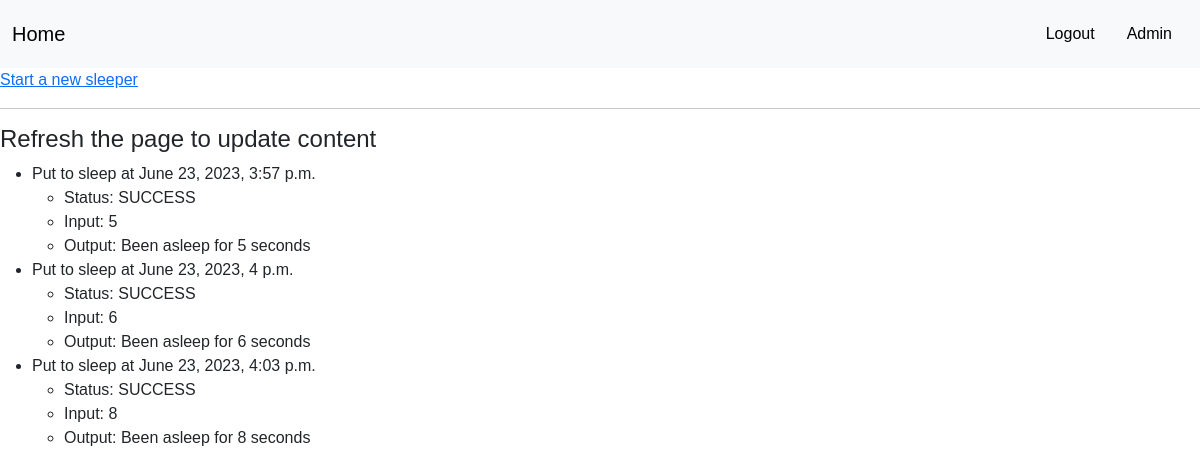
/sleep/list/ (signed in), run on the app's committed database.
### apps/sleep/models.py (models this page shows)
class Sleeper(models.Model):
    STATUS_PENDING = 'SLEEPING'
    STATUS_ERROR = 'ERROR'
    STATUS_SUCCESS = 'SUCCESS'
    STATUSES = (
        (STATUS_PENDING, 'SLEEPING'),
        (STATUS_ERROR, 'Error'),
        (STATUS_SUCCESS, 'Success'),
    )
    input = models.IntegerField()
    time_asleep = models.IntegerField(blank=True, null=True)
    created_at = models.DateTimeField(auto_now_add=True)
    status = models.CharField(max_length=8, choices=STATUSES)
    message = models.CharField(max_length=110, blank=True)

### apps/sleep/views.py (the view)
# urls.py: path('list/', views.sleeping_list, name='sleeping_list'),
@login_required(login_url='login')
def sleeping_list(request):
    sleepers = Sleeper.objects.all()
    return render(request, 'sleeping_list.html', {'sleepers': sleepers})

### templates/sleeping_list.html
{% extends "base.html" %}
{% block content %}
<a href="{% url 'sleep:sleeping_time' %}">Start a new sleeper</a>
<hr>
<h4>Refresh the page to update content</h4>
<ul>
    {% for sleeper in sleepers %}
    <li>Put to sleep at {{ sleeper.created_at }}
        <ul>
            <li>Status: {{ sleeper.status }}</li>
            <li>Input: {{ sleeper.input }}</li>
            <li>Output:
                {% if sleeper.time_asleep %}
                    Been asleep for {{ sleeper.time_asleep }} seconds
                {% else %}
                    Just fell asleep...
                {% endif %}
            </li>
        </ul>
    </li>
    {% endfor %}
{% endblock %}

### templates/base.html (shortened to what this page needs)
{% load static %}
<!DOCTYPE html>
<html>
    <head>
        <link href="https://cdn.jsdelivr.net/npm/bootstrap@5.3.0/dist/css/bootstrap.min.css" rel="stylesheet">
        <link rel="stylesheet" type="text/css" href="{% static 'styles.css' %}">
    </head>
    <body>
        <nav class="navbar navbar-expand-lg navbar-light bg-light">
            <div class="container-fluid">
                <div class="navbar-header">
                    <a class="navbar-brand" href="/">
                        Home
                    </a>
                </div>
                <ul class="nav navbar-nav navigation">
                    {% if user.is_authenticated %}
                    <li class="navigation"><a  href="/logout">Logout</a></li>
                    <li class="navigation"><a  href="">{{user.username|title}}</a></li>
                    {% else %}
                    <li><a class="navigation text-dark" href="/login">Login</a></li>
                    <li><a class="navigation btn btn-sm btn-primary"  href="/register">Register</a></li>
                    {% endif %}
                </ul>
            </div>
        </nav>
        {% block content %}{% endblock content %}
    </body>
</html>

### static/styles.css (style rules this page uses)
body { font-family: Arial, sans-serif; }
.navigation li { float: right; }
.navigation li a { display: block; color: black; text-align: center; padding: 14px 16px; text-decoration: none; }

### data on the page
Sleeper: created_at "June 23, 2023, 3:57 p.m.", status "SUCCESS", input "5", time_asleep "5"
Sleeper: created_at "June 23, 2023, 4 p.m.", status "SUCCESS", input "6", time_asleep "6"
Sleeper: created_at "June 23, 2023, 4:03 p.m.", status "SUCCESS", input "8", time_asleep "8"

### other printed values
{{ user.username|title }} "Admin"
